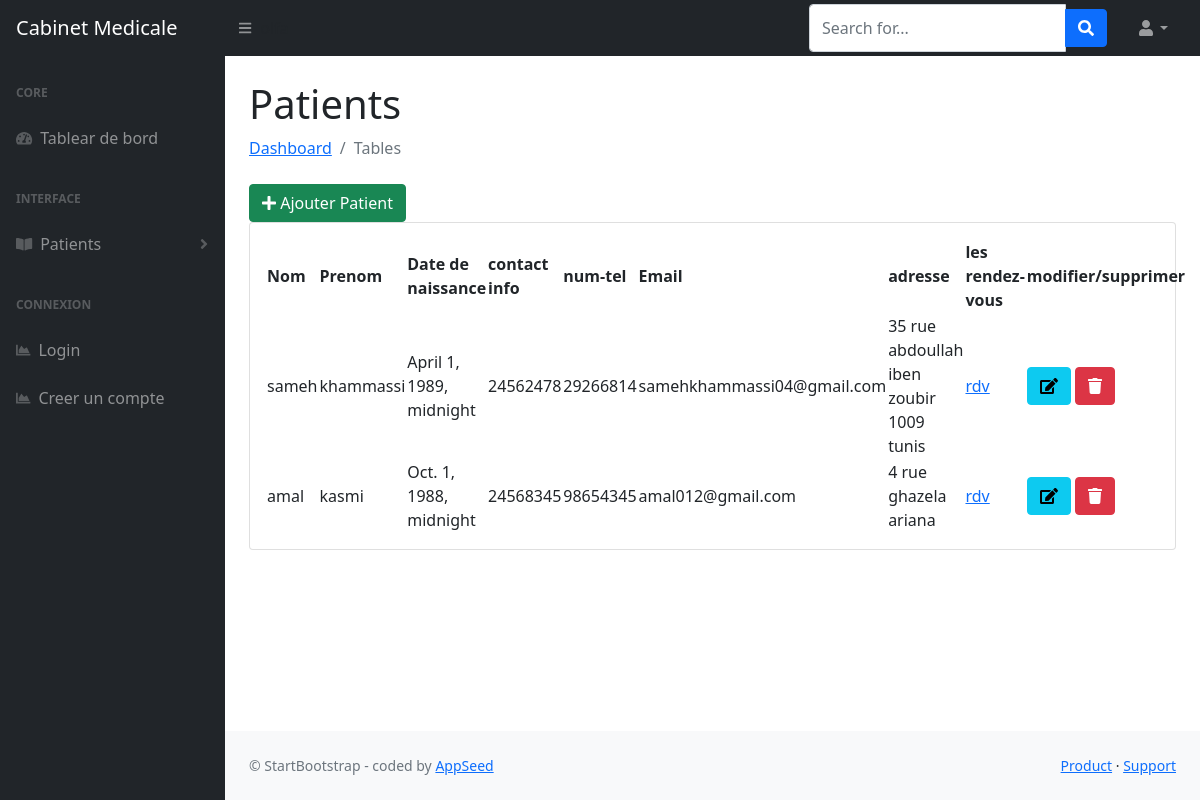
The app's page /patients/ with its own data.
### patients/models.py (models this page shows, shortened)
class Patient(models.Model):
    firstName = models.CharField(max_length=100)
    lastName = models.CharField(max_length=100)
    birth_date= models.DateTimeField()
    contact_info = models.CharField(max_length=100)
    phone = models.IntegerField()
    email = models.EmailField()
    adress = models.CharField(max_length=100)

### patients/views.py (the view)
# urls.py: path("", ListPatientView.as_view(), name="patient-list-view"),
class ListPatientView(ListView):
    model = Patient
    paginate_by = 100
    queryset = Patient.objects.filter(appointment_set__status='Confirmé')
    def get_context_data(self, **kwargs):
        context = super().get_context_data(**kwargs)
        return context

### patients/templates/patients/patient_list.html (shortened to what this page needs)
{% extends "layouts/base.html" %}
{% block content %}
    <main>
        <div class="container-fluid px-4">
            <h1 class="mt-4">Patients</h1>
            <ol class="breadcrumb mb-4">
                <li class="breadcrumb-item"><a href="index.html">Dashboard</a></li>
                <li class="breadcrumb-item active">Tables</li>
            </ol>
            <div class="col-md-12">
                <a href="{% url 'create-patient' %}" class="btn btn-success float-right"><i class="fas fa-plus"></i> Ajouter Patient</a>
            </div>
            <div class="card mb-4">
                <div class="card-body">
                    <table id="datatablesSimple">
                        <thead>
                            <tr>
                                <th>Nom</th>
                                <th>Prenom</th>
                                <th>Date de naissance</th>
                                <th>contact info</th>
                                <th>num-tel</th>
                                <th>Email</th>
                                <th>adresse</th>
                                <th>les rendez-vous</th>
                                <th>modifier/supprimer</th>
                            </tr>
                        </thead>
                        <tbody>
                            {% for p in object_list %}
                            <tr>
                                <td>{{p.firstName}}</td>
                                <td>{{p.lastName}}</td>
                                <td>{{p.birth_date}}</td>
                                <td>{{p.contact_info}}</td>
                                <td>{{p.phone}}</td>
                                <td>{{p.email}}</td>
                                <td>{{p.adress}}</td>
                                <td><a href="{% url 'patient_appointments' p.id %}">rdv </a></td>
                                <td>
                                    <a href="{% url 'update-patient' p.id %}" class="btn btn-info"><i class="fas fa-edit"></i></a>
                                    <a href="{% url 'delete-patient' p.id %}" class="btn btn-danger"><i class="fas fa-trash"></i></a>
                                </td>
                            </tr>
                            {% endfor %}
                        </tbody>
                    </table>
                </div>
            </div>
        </div>
    </main>
{% endblock content %}

### patients/templates/layouts/base.html (shortened to what this page needs)
<!DOCTYPE html>
<html lang="en">
<head>
    <link href="https://cdn.jsdelivr.net/npm/simple-datatables@latest/dist/style.css" rel="stylesheet" />
    <link href="/static/assets/css/styles.min.css" rel="stylesheet" />
</head>
<body class="sb-nav-fixed">
    {% include 'includes/navigation.html' %}
    <div id="layoutSidenav">
        <div id="layoutSidenav_nav">
            {% include 'includes/sidebar.html' %}
        </div>
        <div id="layoutSidenav_content">
            {% block content %}{% endblock content %}
            {% include 'includes/footer.html' %}
        </div>
    </div>
</body>
</html>

### patients/templates/includes/navigation.html (shortened to what this page needs)
<nav class="sb-topnav navbar navbar-expand navbar-dark bg-dark">
            <a class="navbar-brand ps-3" href="{% url 'main-view' %}">Cabinet Medicale</a>
            <button class="btn btn-link btn-sm order-1 order-lg-0 me-4 me-lg-0" id="sidebarToggle" href="#!"><i class="fas fa-bars"></i></button>
            <form class="d-none d-md-inline-block form-inline ms-auto me-0 me-md-3 my-2 my-md-0">
                <div class="input-group">
                    <input class="form-control" type="text" placeholder="Search for..." aria-label="Search for..." aria-describedby="btnNavbarSearch" />
                    <button class="btn btn-primary" id="btnNavbarSearch" type="button"><i class="fas fa-search"></i></button>
                </div>
            </form>
            <ul class="navbar-nav ms-auto ms-md-0 me-3 me-lg-4">
                <li class="nav-item dropdown">
                    <a class="nav-link dropdown-toggle" id="navbarDropdown" href="#" role="button" data-bs-toggle="dropdown" aria-expanded="false"><i class="fas fa-user fa-fw"></i></a>
                </li>
            </ul>
        </nav>

### patients/templates/includes/sidebar.html (shortened to what this page needs)
<nav class="sb-sidenav accordion sb-sidenav-dark" id="sidenavAccordion">
    <div class="sb-sidenav-menu">
        <div class="nav">
            <div class="sb-sidenav-menu-heading">Core</div>
            <a class="nav-link {% if 'index' in segment %} active {% endif %}" href="{% url 'main-view' %}">
                <div class="sb-nav-link-icon"><i class="fas fa-tachometer-alt"></i></div>
                Tablear de bord
            </a>
            <div class="sb-sidenav-menu-heading">Interface</div>
            <a class="nav-link collapsed" href="#" data-bs-toggle="collapse" data-bs-target="#collapsePages" aria-expanded="false" aria-controls="collapsePages">
                <div class="sb-nav-link-icon"><i class="fas fa-book-open"></i></div>
                Patients
                <div class="sb-sidenav-collapse-arrow"><i class="fas fa-angle-down"></i></div>
            </a>
            <div class="sb-sidenav-menu-heading">Connexion</div>
             {%if not  user.is_authenticated %}
                <a class="nav-link {% if 'charts' in segment %} active {% endif %}" href="{% url 'login' %}">
                    <div class="sb-nav-link-icon"><i class="fas fa-chart-area"></i></div>
                    Login
                </a>
            <a class="nav-link {% if 'charts' in segment %} active {% endif %}" href="{% url 'register' %}">
                <div class="sb-nav-link-icon"><i class="fas fa-chart-area"></i></div>
                Creer un compte
            </a>
            {% endif %}
        </div>
    </div>
</nav>

### patients/templates/includes/footer.html
    <footer class="py-4 bg-light mt-auto">
        <div class="container-fluid px-4">
            <div class="d-flex align-items-center justify-content-between small">
                <div class="text-muted">
                    &copy; StartBootstrap - coded by <a target="_blank" href="https://appseed.us">AppSeed</a>
                </div>
                <div>
                    <a target="_blank" href="https://appseed.us/product/sb-admin/django/">Product</a>
                    &middot;
                    <a target="_blank" href="https://appseed.us/support">Support</a>
                </div>
            </div>
        </div>
    </footer>

### patients/templates/patients/patient_list.html (style rules this page uses)
button { padding: 10px; margin: 5px; cursor: pointer; border: none; border-radius: 5px; font-size: 16px; font-weight: bold; }

### records on screen
Patient: firstName "sameh", lastName "khammassi", birth_date "April 1, 1989, midnight", contact_info "24562478", phone "29266814", email "samehkhammassi04@gmail.com", adress "35 rue abdoullah iben zoubir 1009 tunis"
Patient: firstName "amal", lastName "kasmi", birth_date "Oct. 1, 1988, midnight", contact_info "24568345", phone "98654345", email "amal012@gmail.com", adress "4 rue ghazela ariana"
